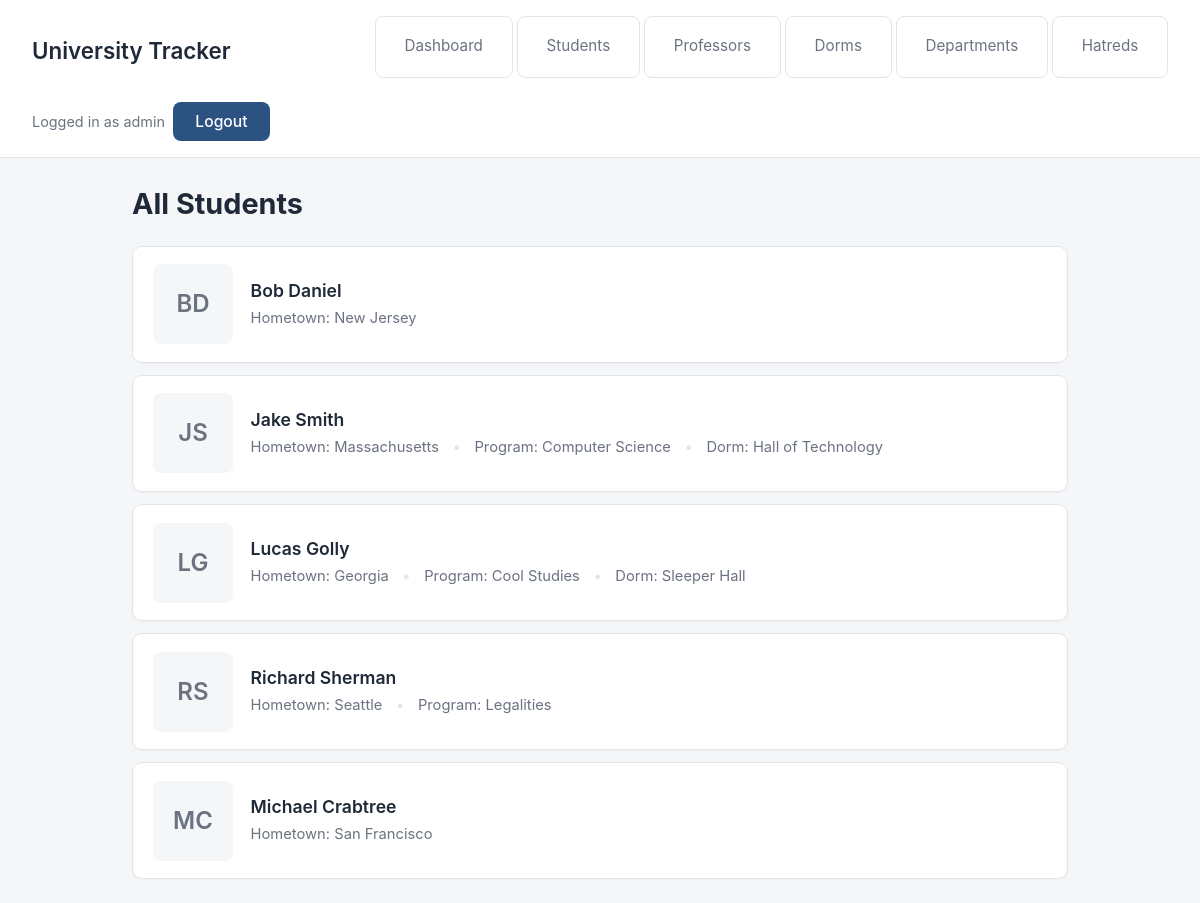
Page /project/students/ (signed in) on the committed database.
### project/models.py (models this page shows, shortened)
class Student(models.Model):
    first_name = models.TextField()
    last_name = models.TextField()
    course_program = models.ForeignKey(Department, blank=True, null=True, on_delete=models.CASCADE)
    hometown = models.TextField()
    lives_in = models.ForeignKey(Dorm, blank=True, null=True, on_delete=models.CASCADE)

class Department(models.Model):
    name = models.TextField()
    staff = models.ForeignKey(Professor, blank=True, on_delete=models.CASCADE)
    students = models.FloatField(default=0)
    capacity = models.FloatField()

class Dorm(models.Model):
    name = models.TextField()
    address = models.TextField()
    image_url = models.TextField()
    capacity = models.FloatField()
    current_size = models.FloatField(default=0)
    resident_assistant = models.ForeignKey(Professor, blank=True, null=True, on_delete=models.CASCADE)
    department = models.ForeignKey(Department, blank=True, null=True, on_delete=models.CASCADE)

### project/views.py (the view)
# urls.py: path('students/', ShowAllStudentsView.as_view(), name='show_all_students'),
class ShowAllStudentsView(ProjectLoginRequiredMixin, AdminContextMixin, ListView):
    model = Student
    template_name = 'project/show_all_students.html'
    context_object_name = 'students'

### project/views.py (called while the page is built)
    def get_context_data(self, **kwargs):
        context = super().get_context_data(**kwargs)
        user = self.request.user
        context['is_admin'] = (
            user.is_authenticated and Admin.objects.filter(user=user).exists()
        )
        return context

### project/templates/project/show_all_students.html (shortened to what this page needs)
{% extends 'project/base.html' %}
{% block content %}
<div class="list-header">
    <h1>All Students</h1>
</div>
<ul class="entity-list">
    {% for student in students %}
    <li>
        <div class="thumb-placeholder">{{ student.first_name|slice:":1" }}{{ student.last_name|slice:":1" }}</div>
        <div class="body">
            <span class="title">{{ student.first_name }} {{ student.last_name }}</span>
            <div class="meta">
                <span>Hometown: {{ student.hometown }}</span>
                {% if student.course_program %}
                    <span>Program: {{ student.course_program.name }}</span>
                {% endif %}
                {% if student.lives_in %}
                    <span>Dorm: {{ student.lives_in.name }}</span>
                {% endif %}
            </div>
        </div>
    </li>
    {% empty %}
    <li class="empty">No students enrolled.</li>
    {% endfor %}
</ul>
{% endblock %}

### project/templates/project/base.html (shortened to what this page needs)
{% load static %}
<html>
    <head>
        <link rel="stylesheet" href="{% static 'styles-project.css' %}">
    </head>
    <body>
        <header>
            <h1><a href="{% url 'dashboard' %}">University Tracker</a></h1>
            <nav>
                <ul>
                    <li><a href="{% url 'dashboard' %}">Dashboard</a></li>
                    {% if user.is_authenticated %}
                        <li><a href="{% url 'show_all_students' %}">Students</a></li>
                        <li><a href="{% url 'show_all_professors' %}">Professors</a></li>
                        <li><a href="{% url 'show_all_dorms' %}">Dorms</a></li>
                        <li><a href="{% url 'show_all_departments' %}">Departments</a></li>
                        <li><a href="{% url 'show_all_hatreds' %}">Hatreds</a></li>
                    {% endif %}
                </ul>
            </nav>
            <div class="auth">
                {% if user.is_authenticated %}
                    <span>Logged in as {{ user.username }}</span>
                    <form method="post" action="{% url 'logout' %}" class="auth-form">
                        <button type="submit">Logout</button>
                    </form>
                {% else %}
                    <a href="{% url 'login' %}"><button type="button">Admin Login</button></a>
                {% endif %}
            </div>
        </header>
        <main>
            {% block content %}
            {% endblock %}
        </main>
    </body>
</html>

### static/styles-project.css (style rules this page uses)
:root { --bg: #f4f6f8; --surface: #ffffff; --border: #e1e5ea; --text: #1f2937; --muted: #6b7280; --accent: #2c5282; --accent-hover: #1f3a64; --danger: #b91c1c; --danger-bg: #fef2f2; }
* { box-sizing: border-box; }
body { margin: 0; background: var(--bg); color: var(--text); font-family: -apple-system, BlinkMacSystemFont, 'Segoe UI', Roboto, 'Helvetica Neue', sans-serif; line-height: 1.5; }
header { background: var(--surface); border-bottom: 1px solid var(--border); padding: 1rem 2rem; display: flex; flex-wrap: wrap; align-items: center; justify-content: space-between; gap: 1rem; }
header h1 { margin: 0; font-size: 1.4rem; }
header h1 a { color: var(--text); text-decoration: none; font-weight: 600; }
nav ul { margin: 0; padding: 0; list-style: none; display: flex; flex-wrap: wrap; gap: 0.25rem; }
nav a { display: inline-block; padding: 0.4rem 0.8rem; border-radius: 6px; color: var(--muted); text-decoration: none; font-size: 0.95rem; }
.auth { display: flex; align-items: center; gap: 0.5rem; color: var(--muted); font-size: 0.9rem; }
main { max-width: 1000px; margin: 1.5rem auto; padding: 0 2rem; }
.auth-form { display: inline; margin: 0; padding: 0; border: none; background: transparent; max-width: none; box-shadow: none; border-radius: 0; }
h1 { font-size: 1.8rem; margin-top: 1.5rem; }
a { color: var(--accent); text-decoration: none; }
ul { padding-left: 0; list-style: none; }
ul li { background: var(--surface); border: 1px solid var(--border); border-radius: 8px; padding: 0.75rem 1rem; margin-bottom: 0.5rem; }
.list-header { display: flex; justify-content: space-between; align-items: center; flex-wrap: wrap; gap: 1rem; margin: 1.5rem 0 1.25rem 0; }
.list-header h1 { margin: 0; }
.entity-list { padding: 0; list-style: none; display: grid; gap: 0.75rem; margin: 0; }
.entity-list li { background: var(--surface); border: 1px solid var(--border); border-radius: 10px; padding: 1.1rem 1.25rem; display: flex; align-items: center; gap: 1.1rem; margin: 0; box-shadow: 0 1px 2px rgba(0,0,0,0.03); transition: box-shadow 0.15s ease, transform 0.15s ease; }
.entity-list .thumb-placeholder { width: 80px; height: 80px; border-radius: 8px; flex-shrink: 0; background: var(--bg); display: flex; align-items: center; justify-content: center; color: var(--muted); font-size: 1.5rem; font-weight: 600; }
.entity-list .body { flex: 1; display: flex; flex-direction: column; gap: 0.25rem; min-width: 0; }
.entity-list .title { font-size: 1.1rem; font-weight: 600; color: var(--text); line-height: 1.3; }
.entity-list .meta { color: var(--muted); font-size: 0.92rem; display: flex; flex-wrap: wrap; gap: 0.85rem; }
.entity-list .meta span + span::before { content: "•"; margin-right: 0.85rem; color: var(--border); }
form { background: var(--surface); border: 1px solid var(--border); border-radius: 12px; padding: 2rem 2.25rem; margin: 0 auto 2rem auto; max-width: 640px; box-shadow: 0 1px 3px rgba(0,0,0,0.04); }
button, input[type="submit"] { background: var(--accent); color: #fff; border: none; border-radius: 8px; padding: 0.65rem 1.4rem; font-size: 0.98rem; font-weight: 500; cursor: pointer; font-family: inherit; transition: background 0.15s ease; }

### rows in the picture
Student: first_name "B", last_name "D", first_name "Bob", last_name "Daniel", hometown "New Jersey"
Student: first_name "J", last_name "S", first_name "Jake", last_name "Smith", hometown "Massachusetts", course_program.name "Computer Science", lives_in.name "Hall of Technology"
Student: first_name "L", last_name "G", first_name "Lucas", last_name "Golly", hometown "Georgia", course_program.name "Cool Studies", lives_in.name "Sleeper Hall"
Student: first_name "R", last_name "S", first_name "Richard", last_name "Sherman", hometown "Seattle", course_program.name "Legalities"
Student: first_name "M", last_name "C", first_name "Michael", last_name "Crabtree", hometown "San Francisco"

### other values in the picture
{{ user.username }} "admin"
